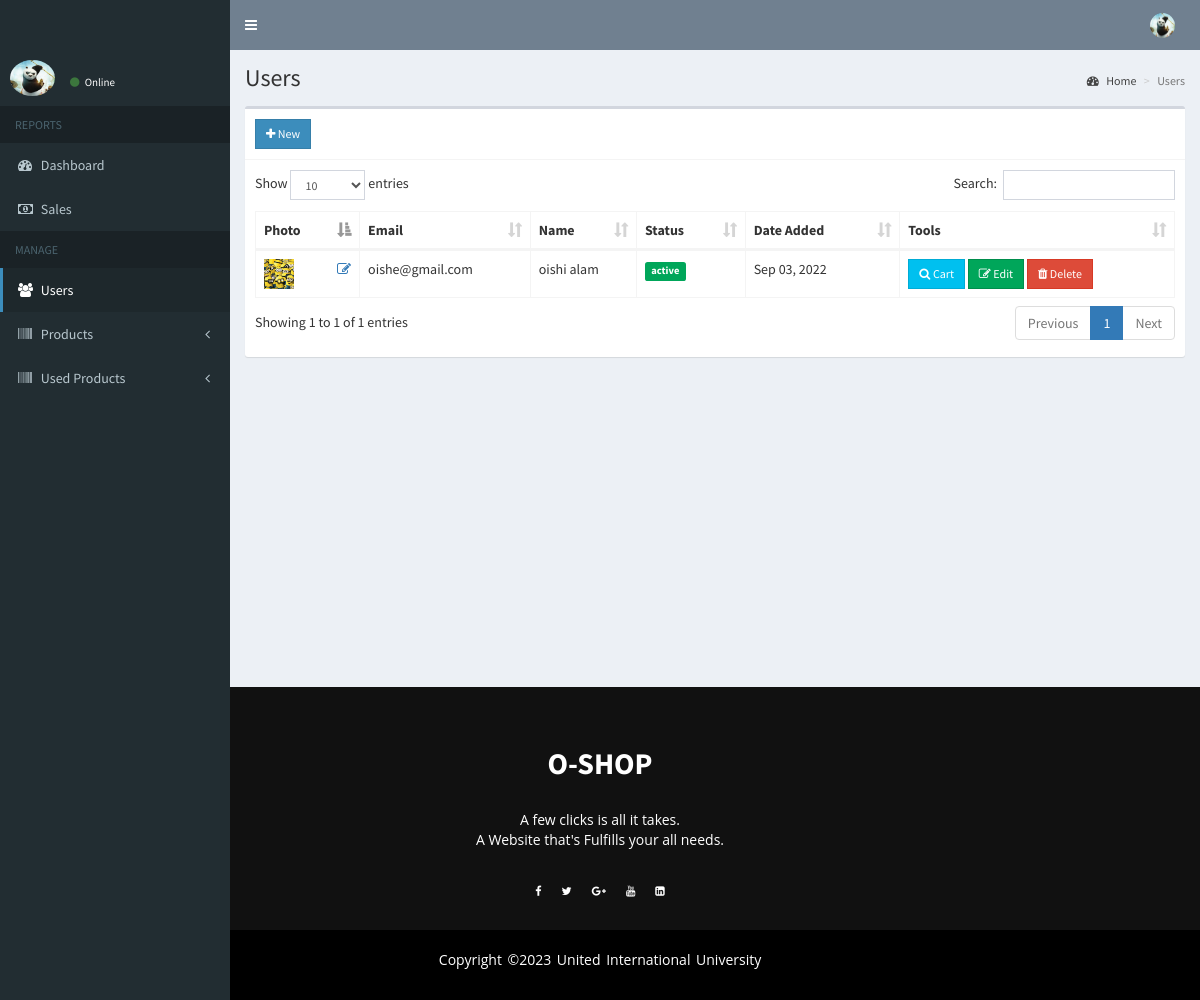
/seller/users.php, run on the app's committed database.
### tables this page shows
CREATE TABLE `users` (
  `id` int(11) NOT NULL,
  `email` varchar(200) NOT NULL,
  `password` varchar(60) NOT NULL,
  `type` int(1) NOT NULL,
  `firstname` varchar(50) NOT NULL,
  `lastname` varchar(50) NOT NULL,
  `address` text NOT NULL,
  `contact_info` varchar(100) NOT NULL,
  `photo` varchar(200) NOT NULL,
  `status` int(1) NOT NULL,
  `activate_code` varchar(15) NOT NULL,
  `reset_code` varchar(15) NOT NULL,
  `created_on` date NOT NULL
);

### seller/users.php (the view, shortened to what this page needs)
<?php include 'includes/session.php'; ?>
<?php include 'includes/header.php'; ?>
<body class="hold-transition skin-blue sidebar-mini">
<div class="wrapper">
  <?php include 'includes/navbar.php'; ?>
  <?php include 'includes/menubar.php'; ?>
  <div class="content-wrapper">
    <section class="content-header">
      <h1>
        Users
      </h1>
      <ol class="breadcrumb">
        <li><a href="#"><i class="fa fa-dashboard"></i> Home</a></li>
        <li class="active">Users</li>
      </ol>
    </section>
    <section class="content">
      <div class="row">
        <div class="col-xs-12">
          <div class="box">
            <div class="box-header with-border">
              <a href="#addnew" data-toggle="modal" class="btn btn-primary btn-sm btn-flat"><i class="fa fa-plus"></i> New</a>
            </div>
            <div class="box-body">
              <table id="example1" class="table table-bordered">
                <thead>
                  <th>Photo</th>
                  <th>Email</th>
                  <th>Name</th>
                  <th>Status</th>
                  <th>Date Added</th>
                  <th>Tools</th>
                </thead>
                <tbody>
                  <?php
                    $conn = $pdo->open();
                    try{
                      $stmt = $conn->prepare("SELECT * FROM users WHERE type=:type");
                      $stmt->execute(['type'=>0]);
                      foreach($stmt as $row){
                        $image = (!empty($row['photo'])) ? '../images/'.$row['photo'] : '../images/profile.jpg';
                        $status = ($row['status']) ? '<span class="label label-success">active</span>' : '<span class="label label-danger">not verified</span>';
                        $active = (!$row['status']) ? '<span class="pull-right"><a href="#activate" class="status" data-toggle="modal" data-id="'.$row['id'].'"><i class="fa fa-check-square-o"></i></a></span>' : '';
                        echo "
                          <tr>
                            <td>
                              <img src='".$image."' height='30px' width='30px'>
                              <span class='pull-right'><a href='#edit_photo' class='photo' data-toggle='modal' data-id='".$row['id']."'><i class='fa fa-edit'></i></a></span>
                            </td>
                            <td>".$row['email']."</td>
                            <td>".$row['firstname'].' '.$row['lastname']."</td>
                            <td>
                              ".$status."
                              ".$active."
                            </td>
                            <td>".date('M d, Y', strtotime($row['created_on']))."</td>
                            <td>
                              <a href='cart.php?user=".$row['id']."' class='btn btn-info btn-sm btn-flat'><i class='fa fa-search'></i> Cart</a>
                              <button class='btn btn-success btn-sm edit btn-flat' data-id='".$row['id']."'><i class='fa fa-edit'></i> Edit</button>
                              <button class='btn btn-danger btn-sm delete btn-flat' data-id='".$row['id']."'><i class='fa fa-trash'></i> Delete</button>
                            </td>
                          </tr>
                        ";
                      }
                    }
                    catch(PDOException $e){
                      echo $e->getMessage();
                    }
                  ?>
                </tbody>
              </table>
            </div>
          </div>
        </div>
      </div>
    </section>
  </div>
  	<?php include 'includes/footer.php'; ?>
</div>
</body>
</html>

### style.css (style rules this page uses)
* { margin: 0; padding: 0; box-sizing: border-box; }
body { background: #fcfcfc; }

### data on the page
users: photo (picture), email "oishe@gmail.com", firstname "oishi", lastname "alam", status "active", created_on "Sep 03, 2022"
